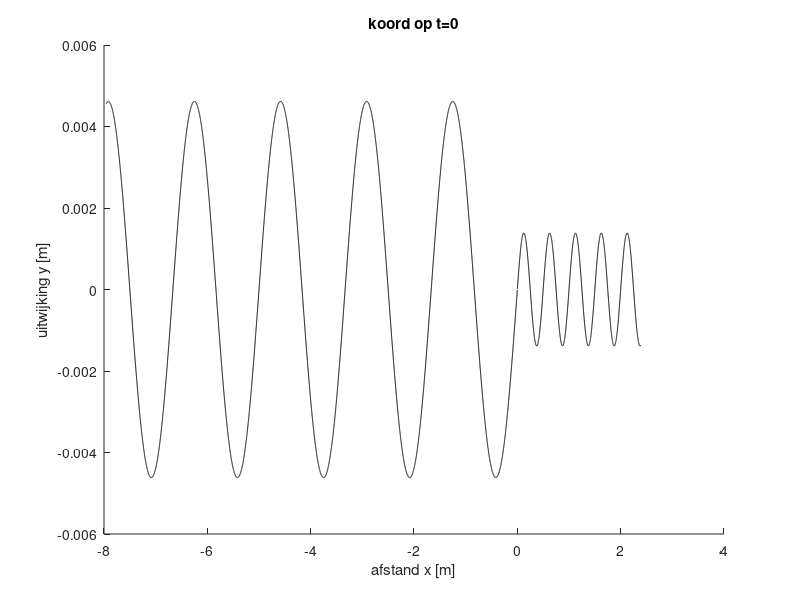
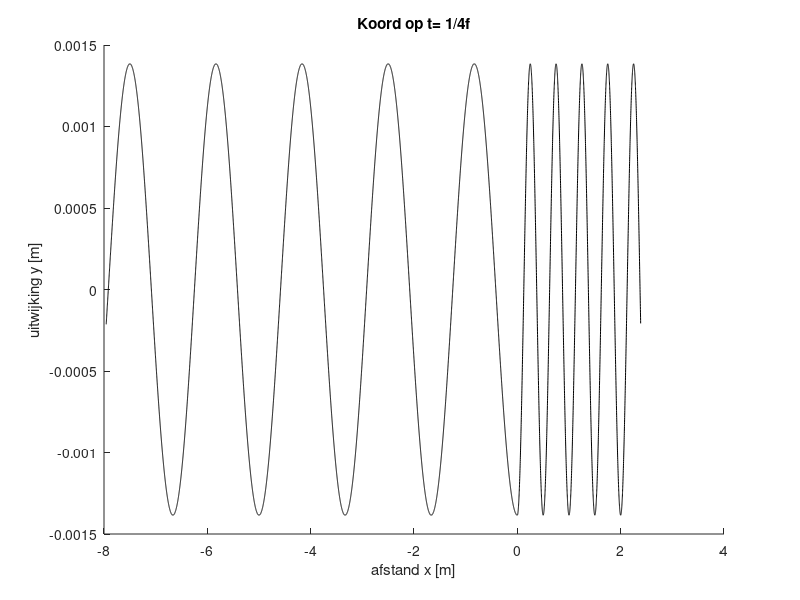
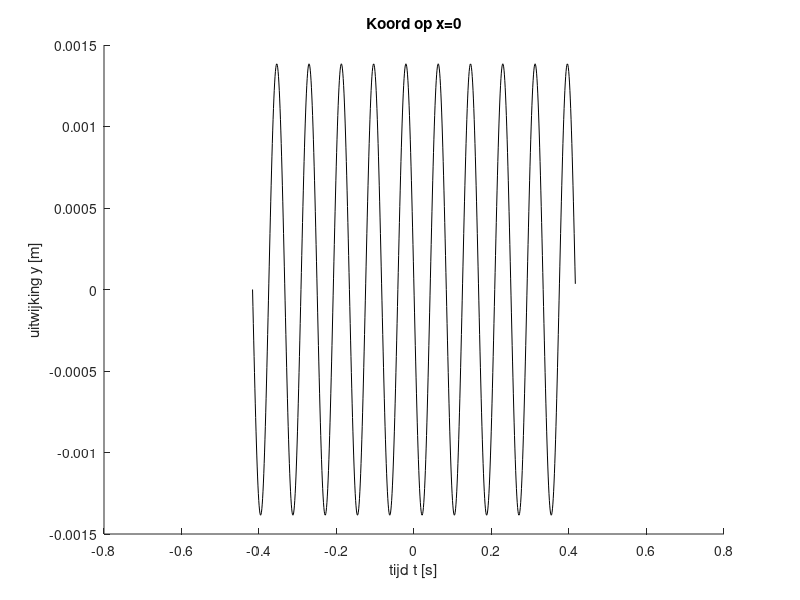
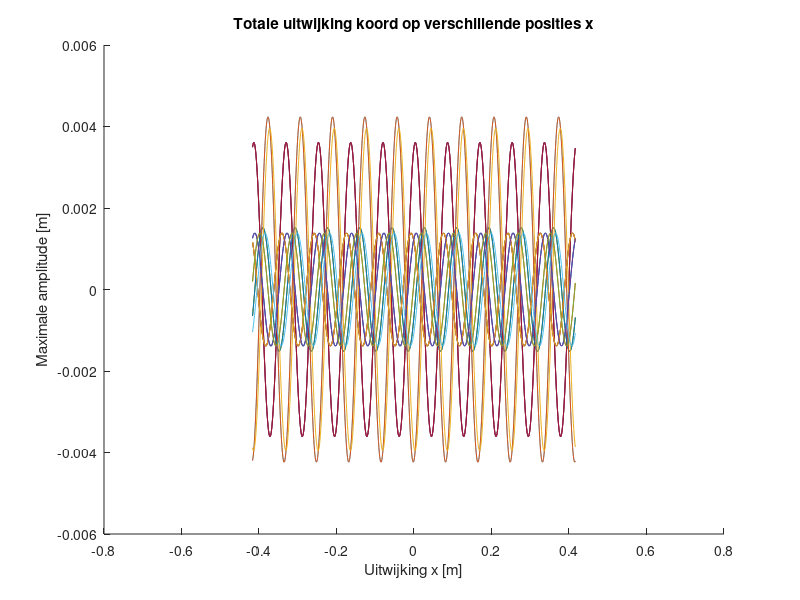

The MATLAB source for these figures, in order:
%% hilde van der pol 
%dec 2018

clear all
close all 
clc

%there are two strings, with variables: 
f = 12 ; 
w= 2*pi*f;
A = 3*10^-3; 
T = 1/f; 
v1 = 20 ; 
v2a = 0.3*v1 ; 
 
 
labda1 = v1*T; 
labda2 = v2a*T; 
 
k1 = 2*pi / labda1; 
k2 = 2*pi / labda2; 

r = (v2a-v1)/(v2a+v1); 
tr = (2*v2a)/(v2a+v1); 

t=0; 
 
  
%% Opdracht 1a
% Hilde van der Pol - 4663209
% plot one deviation for t= 0 and x=30/k to x = -30/k
 

x1 = (-30/k1:0.001:0); 
x2 = (0.001:0.001:30/k2) ;
 
 
for i = (1:1: length(x1))
        yin(i) = A*sin(k1*x1(i)-w*t);
        yr(i) = A*r*sin(-k1*x1(i)-w*t);
end
 
for i = ( 1:1: length(x2))
      
        ytr(i) = A*tr*sin(k2*x2(i)-w*t);
end
 
 ytotb = yin+yr;
   

figure(1)
hold on 
xlabel('afstand x [m]')
ylabel('uitwijking y [m]')
title ('koord op t=0')

plot (x1,ytotb,'k')
plot (x2,ytr, 'k')
 
 
%% Opdracht 2
% Hilde van der Pol - 4663209
%do the same for t= 1/4f 

t1b= 1/(4*f); 
 
 
for i = (1:1: length(x1))
        yinb(i) = A*sin(k1*x1(i)-w*t1b);
        yrb(i) = A*r*sin(-k1*x1(i)-w*t1b);
end
 
for i = ( 1:1: length(x2))
      
        ytrb(i) = A*tr*sin(k2*x2(i)-w*t1b);
end
 
ytotb = yinb+yrb; 

figure(2)
hold on 
xlabel('afstand x [m]')
ylabel('uitwijking y [m]')
title('Koord op t= 1/4f')

plot (x1,ytotb, 'k')
plot (x2,ytrb, 'k')
 
%% Opdracht 3
% Hilde van der Pol, 4663209
%plot for x=0 the total deviation of the string from t=-5/f to t-5/f
 
x3= 0; 
t3= (-5/f: 0.001: 5/f); 
 for i= (1: 1: length(t3))
    yin3(i)= A*sin(k1*x3-w*t3(i));
yr3(i)= A*r*sin(-k1*x3-w*t3(i));
end

ytot3 = yin3 + yr3;

figure(3)
hold on 
xlabel('tijd t [s]')
ylabel('uitwijking y [m]')
title('Koord op x=0')

plot (t3, ytot3, 'k')
 
 
 
%% Opdracht 4
% Hilde van der Pol
% do the same for:x= n/k1 with n = -4, -3, -2, -1 and for x = n/k2 with n = 1,2,3,4   

n1 = [-4, -3, -2, -1];
x41 = n1/k1;

figure (4)
xlabel('Uitwijking x [m]')
ylabel('Maximale amplitude [m]')
title('Totale uitwijking koord op verschillende posities x')   

hold on 
for ii= (1:1: length(x41))
    for jj = (1:1: length(t3))
        yin4(ii,jj) = A*sin(k1*x41(ii)-w*t3(jj));
        yr4(ii,jj) = A*r*sin(-k1*x41(ii)-w*t3(jj));
    end
    hold on
   
    ytot4= yin4 + yr4;
    plot(t3,ytot4);
end
 
n2 = [1, 2, 3, 4];
x42 = n2/k2; 


for ii = (1: 1: length(x42))
    for jj = (1: 1: length(t3))
        yt4(ii,jj) = A*tr*sin((k2*x42(ii))-w*t3(jj));
    end
    hold on
    plot (t3,yt4);
end
 

 
%% Opgave 5
% Hilde van der Pol, 4663209
%plot the amplitude of the total wave from x= -10/k1 to x= 10/k2 for: 
% v2= 0.3v1, v2=v1, v2=3v1
 
t5 = (-1/f: 0.001: 1/f);
  
v2b = v1 ; 
v2c = 3*v1 ;  

labda2b = v2b*T; 
labda2c = v2c*T; 
k2b = 2*pi / labda2b; 
k2c = 2*pi / labda2c; 
rb = (v2b-v1)/(v2b+v1); 
rc = (v2c-v1)/(v2c+v1); 
trb = (2*v2b)/(v2b+v1); 
trc = (2*v2c)/(v2c+v1); 

x5a = ((-10/k1):0.01:0);
x5b = (0.00001:0.01:(10/k2));
x5bb = (0.00001:0.01:(10/k2b));
x5bc = (0.00001:0.01:(10/k2c));



figure(5)
hold on
%Voor v2 = 0.3v1
% Hilde van der Pol, 4663209
for jj = (1: 1: length(t5))
    for ii = (1: 1: length(x5a))
        yin5(jj,ii) = A*sin(k1*x5a(ii)-w*t5(jj));
        yr5(jj,ii) = A*r*sin(-k1*x5a(ii)-w*t5(jj));
        ytot5(jj,ii) = yin5(jj,ii)+yr5(jj,ii);
        maxytot5 = max(ytot5);
    end
    
    hold on
end
 plot (x5a, maxytot5, 'b')
 
for jj = (1: 1: length(t5))
    for ii = (1: 1: length(x5b))
       yt5(jj,ii)= A*tr*sin((k2*x5b(ii))-w*t5(jj));
        maxyt5 = max(yt5);
    end
   
end
 plot (x5b, maxyt5, 'b') 

%Voor v2 = v1
% Hilde van der Pol, 4663209
for jj = (1: 1: length(t5))
    for ii = (1: 1: length(x5a))
        yin6(jj,ii) = A*sin(k1*x5a(ii)-w*t5(jj));
        yr6(jj,ii) = A*rb*sin(-k1*x5a(ii)-w*t5(jj));
        ytot6(jj,ii) = yin6(jj,ii)+yr6(jj,ii);
        maxytot6 = max(ytot6);
    end
   
end
 plot (x5a, maxytot6, 'g')
 
hold on
for jj = (1: 1: length(t5))
    for ii = (1: 1: length(x5bb))
       yt6(jj,ii)= A*trb*sin((k2b*x5bb(ii))-w*t5(jj));
        maxyt6 = max(yt6);
    end
   
end
 plot (x5bb, maxyt6, 'g') 

% Voor v2 = 3v1
% Hilde van der Pol, 4663209
for jj = (1: 1: length(t5))
    for ii = (1: 1: length(x5a))
        yin7(jj,ii) = A*sin(k1*x5a(ii)-w*t5(jj));
        yr7(jj,ii) = A*rc*sin(-k1*x5a(ii)-w*t5(jj));
        ytot7(jj,ii) = yin7(jj,ii)+yr7(jj,ii);
        maxytot7 = max(ytot7);
    end
   
end
 plot (x5a, maxytot7, 'r')
 
hold on
for jj = (1: 1: length(t5))
    for ii = (1: 1: length(x5bc))
       yt7(jj,ii)= A*trc*sin((k2c*x5bc(ii))-w*t5(jj));
        maxyt7 = max(yt7);
    end
    
end
plot (x5bc, maxyt7, 'r')

title 'Amplitude totale golf voor verschillende v'
xlabel 'Verplaatsing x [m]'
ylabel 'maximale amplitude [m]'